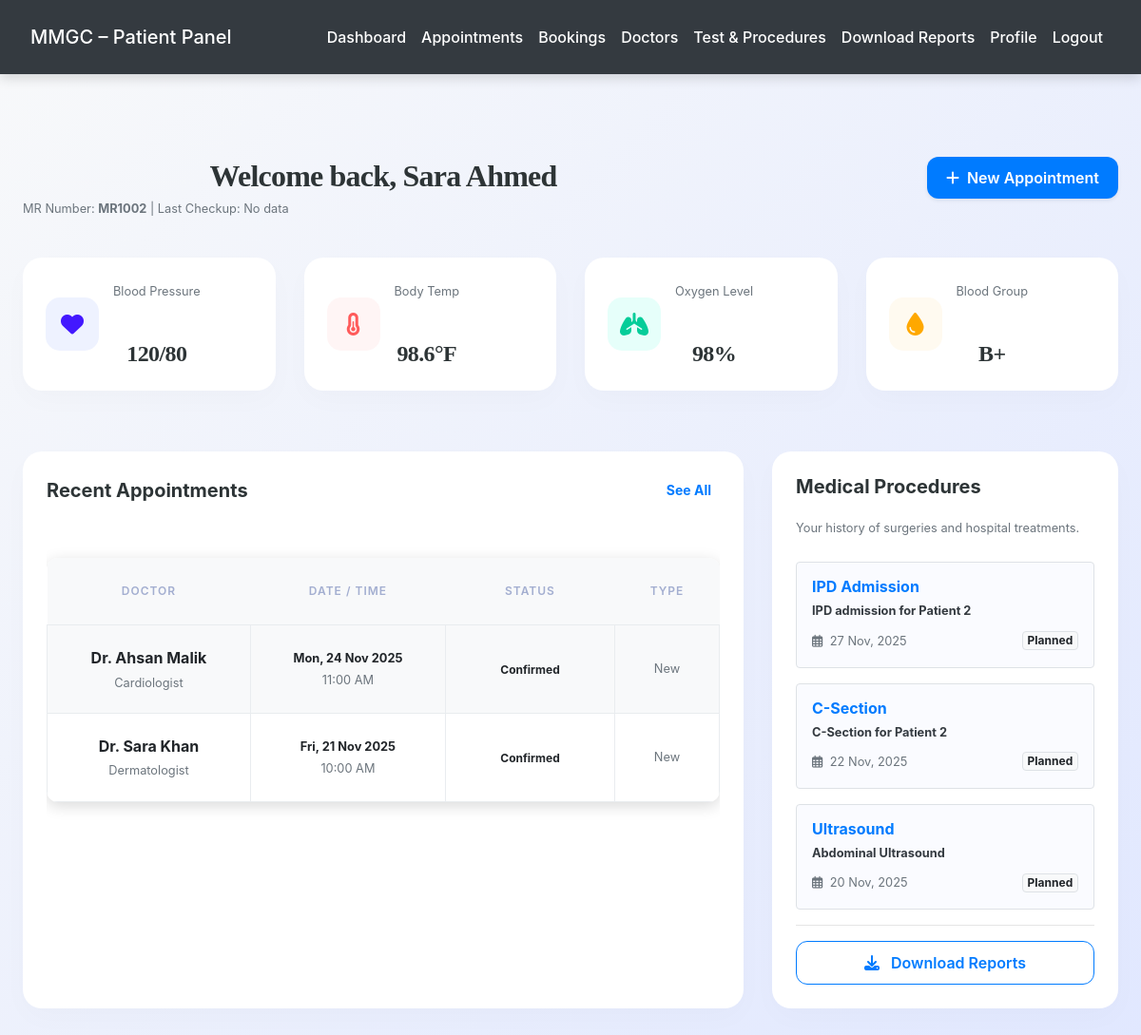
/patient/patient_dashboard.php (signed in), run on the app's committed database.
### tables this page shows
CREATE TABLE `patients` (
  `id` int(11) NOT NULL,
  `mr_number` varchar(20) NOT NULL,
  `name` varchar(100) NOT NULL,
  `email` varchar(100) DEFAULT NULL,
  `phone` varchar(15) NOT NULL,
  `password` varchar(255) DEFAULT NULL,
  `date_of_birth` date DEFAULT NULL,
  `gender` enum('male','female','other') DEFAULT NULL,
  `blood_group` varchar(5) DEFAULT NULL,
  `address` text DEFAULT NULL,
  `guardian_name` varchar(100) DEFAULT NULL,
  `guardian_phone` varchar(15) DEFAULT NULL,
  `registration_date` date DEFAULT curdate(),
  `status` enum('active','inactive') DEFAULT 'active',
  `created_at` timestamp NOT NULL DEFAULT current_timestamp()
);

CREATE TABLE `appointments` (
  `id` int(11) NOT NULL,
  `patient_id` int(11) NOT NULL,
  `doctor_id` int(11) NOT NULL,
  `appointment_date` date NOT NULL,
  `start_time` time NOT NULL,
  `end_time` time NOT NULL,
  `status` enum('scheduled','confirmed','completed','cancelled','no-show') DEFAULT 'scheduled',
  `appointment_type` enum('new','follow-up') DEFAULT 'new',
  `notes` text DEFAULT NULL,
  `created_at` timestamp NOT NULL DEFAULT current_timestamp()
);

CREATE TABLE `doctors` (
  `id` int(11) NOT NULL,
  `full_name` varchar(150) NOT NULL,
  `email` varchar(150) DEFAULT NULL,
  `phone` varchar(50) DEFAULT NULL,
  `password` varchar(255) DEFAULT NULL,
  `specialization` varchar(150) DEFAULT NULL,
  `qualification` varchar(150) DEFAULT NULL,
  `experience_years` int(11) DEFAULT NULL,
  `consultation_fee` decimal(10,2) DEFAULT NULL,
  `profile_image` varchar(255) DEFAULT NULL,
  `bio` text DEFAULT NULL,
  `status` enum('active','inactive','on_leave') DEFAULT 'active',
  `created_at` timestamp NOT NULL DEFAULT current_timestamp()
);

CREATE TABLE `procedures` (
  `id` int(11) NOT NULL,
  `patient_id` int(11) NOT NULL,
  `procedure_type` enum('Normal Delivery','C-Section','Ultrasound','Gynaecology Treatment','Surgery','OPD Consultation','IPD Admission','Other') NOT NULL,
  `procedure_name` varchar(200) NOT NULL,
  `doctor_id` int(11) NOT NULL,
  `nurse_id` int(11) DEFAULT NULL,
  `procedure_date` date NOT NULL,
  `procedure_time` time DEFAULT NULL,
  `status` enum('planned','in-progress','completed','cancelled') DEFAULT 'planned',
  `treatment_notes` text DEFAULT NULL,
  `prescription` text DEFAULT NULL,
  `outcome` text DEFAULT NULL,
  `created_at` timestamp NOT NULL DEFAULT current_timestamp()
);

### patient/patient_dashboard.php (the view, shortened to what this page needs)
<?php
require_once('../config.php');
$patient_id = $_SESSION['patient_id'];
$stmt = $conn->prepare("
    SELECT p.*, v.blood_pressure, v.temperature, v.oxygen_saturation, v.pulse_rate, v.recorded_at
    FROM patients p
    LEFT JOIN patient_vitals v ON p.id = v.patient_id
    WHERE p.id = ?
    ORDER BY v.recorded_at DESC LIMIT 1
");
$stmt->bind_param("i", $patient_id);
$stmt->execute();
$patient = $stmt->get_result()->fetch_assoc();
$appointments = $conn->query("
    SELECT a.*, d.full_name as doctor_name, d.specialization
    FROM appointments a
    JOIN doctors d ON a.doctor_id = d.id
    WHERE a.patient_id = $patient_id
    ORDER BY a.appointment_date DESC LIMIT 5
");
$procedures = $conn->query("
    SELECT * FROM procedures
    WHERE patient_id = $patient_id
    ORDER BY procedure_date DESC LIMIT 3
");
?>
<!DOCTYPE html>
<html lang="en">
<head>
    <link rel="stylesheet" href="https://stackpath.bootstrapcdn.com/bootstrap/4.5.2/css/bootstrap.min.css">
    <link rel="stylesheet" href="https://cdnjs.cloudflare.com/ajax/libs/font-awesome/6.5.0/css/all.min.css">
    <link rel="stylesheet" href="../css/style.css">
</head>
<body>
<?php include('navbar.php'); ?>
<div class="container py-5">
    <div class="row align-items-center mb-4">
        <div class="col-md-8">
            <h2 class="font-weight-bold mb-1">Welcome back, <?= htmlspecialchars($patient['name']) ?></h2>
            <p class="text-muted small">MR Number: <span class="font-weight-bold"><?= $patient['mr_number'] ?></span> | Last Checkup: <?= $patient['recorded_at'] ? date('d M, Y', strtotime($patient['recorded_at'])) : 'No data' ?></p>
        </div>
        <div class="col-md-4 text-md-right">
            <a href="my_bookings.php" class="btn btn-primary btn-action shadow-sm">
                <i class="fas fa-plus mr-2"></i> New Appointment
            </a>
        </div>
    </div>
    <div class="row mb-5">
        <div class="col-md-3 mb-3">
            <div class="vital-card">
                <div class="icon-box bg-bp"><i class="fas fa-heart"></i></div>
                <div>
                    <p class="text-muted mb-0 small">Blood Pressure</p>
                    <h4 class="font-weight-bold mb-0"><?= $patient['blood_pressure'] ?? '120/80' ?></h4>
                </div>
            </div>
        </div>
        <div class="col-md-3 mb-3">
            <div class="vital-card">
                <div class="icon-box bg-temp"><i class="fas fa-thermometer-half"></i></div>
                <div>
                    <p class="text-muted mb-0 small">Body Temp</p>
                    <h4 class="font-weight-bold mb-0"><?= $patient['temperature'] ?? '98.6' ?>°F</h4>
                </div>
            </div>
        </div>
        <div class="col-md-3 mb-3">
            <div class="vital-card">
                <div class="icon-box bg-oxy"><i class="fas fa-lungs"></i></div>
                <div>
                    <p class="text-muted mb-0 small">Oxygen Level</p>
                    <h4 class="font-weight-bold mb-0"><?= $patient['oxygen_saturation'] ?? '98' ?>%</h4>
                </div>
            </div>
        </div>
        <div class="col-md-3 mb-3">
            <div class="vital-card">
                <div class="icon-box bg-pulse"><i class="fas fa-tint"></i></div>
                <div>
                    <p class="text-muted mb-0 small">Blood Group</p>
                    <h4 class="font-weight-bold mb-0"><?= $patient['blood_group'] ?></h4>
                </div>
            </div>
        </div>
    </div>
    <div class="row">
        <div class="col-lg-8 mb-4">
            <div class="glass-card">
                <div class="d-flex justify-content-between align-items-center mb-4">
                    <h5 class="section-title mb-0">Recent Appointments</h5>
                    <a href="appointments_history.php" class="btn btn-link btn-sm text-primary font-weight-bold">See All</a>
                </div>
                <div class="table-responsive">
                    <table class="table">
                        <thead>
                            <tr>
                                <th>Doctor</th>
                                <th>Date / Time</th>
                                <th>Status</th>
                                <th>Type</th>
                            </tr>
                        </thead>
                        <tbody>
                            <?php if($appointments->num_rows > 0): ?>
                                <?php while($app = $appointments->fetch_assoc()): ?>
                                <tr>
                                    <td>
                                        <div class="font-weight-bold"><?= $app['doctor_name'] ?></div>
                                        <div class="text-muted small"><?= $app['specialization'] ?></div>
                                    </td>
                                    <td>
                                        <div class="small font-weight-bold"><?= date('D, d M Y', strtotime($app['appointment_date'])) ?></div>
                                        <div class="text-muted small"><?= date('h:i A', strtotime($app['start_time'])) ?></div>
                                    </td>
                                    <td>
                                        <span class="status-pill status-<?= $app['status'] ?>">
                                            <?= ucfirst($app['status']) ?>
                                        </span>
                                    </td>
                                    <td class="text-muted small"><?= ucfirst($app['appointment_type']) ?></td>
                                </tr>
                                <?php endwhile; ?>
                            <?php else: ?>
                                <tr><td colspan="4" class="text-center py-4">No appointments found.</td></tr>
                            <?php endif; ?>
                        </tbody>
                    </table>
                </div>
            </div>
        </div>
        <div class="col-lg-4 mb-4">
            <div class="glass-card">
                <h5 class="section-title">Medical Procedures</h5>
                <p class="text-muted small mb-4">Your history of surgeries and hospital treatments.</p>
                <?php if($procedures->num_rows > 0): ?>
                    <?php while($proc = $procedures->fetch_assoc()): ?>
                    <div class="p-3 mb-3 border rounded" style="background: #fafbff;">
                        <h6 class="font-weight-bold mb-1 text-primary"><?= $proc['procedure_type'] ?></h6>
                        <div class="small text-dark mb-1 font-weight-bold"><?= $proc['procedure_name'] ?></div>
                        <div class="d-flex justify-content-between align-items-center mt-2">
                            <span class="text-muted small"><i class="far fa-calendar-alt mr-1"></i> <?= date('d M, Y', strtotime($proc['procedure_date'])) ?></span>
                            <span class="badge badge-light border"><?= ucfirst($proc['status']) ?></span>
                        </div>
                    </div>
                    <?php endwhile; ?>
                <?php endif; ?>
                <hr>
                <a href="downloads.php" class="btn btn-outline-primary btn-block btn-action mt-3">
                    <i class="fas fa-download mr-2"></i> Download Reports
                </a>
            </div>
        </div>
    </div>
</div>
</body>
</html>

### css/style.css (style rules this page uses)
:root { --primary: #007bff; --secondary: #6c757d; --success: #28a745; --info: #17a2b8; --warning: #ffc107; --danger: #dc3545; --light: #f8f9fa; --dark: #2d3436; --accent: #ff6f61; --highlight: #6f42c1; --shadow: rgba(0, 0, 0, 0.15); --transition: all 0.3s ease-in-out; }
body { font-family: 'Inter', 'Segoe UI', Tahoma, Geneva, Verdana, sans-serif; background: linear-gradient(135deg, var(--light) 0%, #e0e7ff 100%); color: var(--dark); line-height: 1.8; margin: 0; padding: 0; min-height: 100vh; font-size: 16px; }
h1, h2, h3, h4 { text-align: center; margin: 2.5rem 0; font-family: 'Georgia', 'Times New Roman', serif; color: var(--dark); font-weight: 700; letter-spacing: -0.025em; }
h2 { font-size: 2rem; }
h4 { font-size: 1.5rem; }
.container { max-width: 1200px; margin: 0 auto 3rem; padding: 0 1.5rem; }
.table { width: 100%; border-collapse: collapse; margin: 2rem 0; font-size: 1rem; background-color: #ffffff; border-radius: 12px; overflow: hidden; box-shadow: 0 4px 16px var(--shadow); transition: var(--transition); }
.table th, .table td { padding: 1.25rem; border: 1px solid #e9ecef; text-align: center; vertical-align: middle; }
.table thead th { background-color: rgb(0, 0, 0); color: white; font-weight: 600; text-transform: uppercase; letter-spacing: 0.05em; padding: 1.5rem; }
.table tbody tr { transition: var(--transition); }
.table tbody tr:nth-child(odd) { background-color: var(--light); }
.btn-primary { background-color: var(--primary); color: #fff; border: none; border-radius: 8px; padding: 0.75rem 1.5rem; font-size: 1rem; font-weight: 500; cursor: pointer; transition: var(--transition); display: inline-flex; align-items: center; justify-content: center; }
a { color: var(--primary); text-decoration: none; font-weight: 500; transition: var(--transition); }

### patient/patient_dashboard.php (style rules this page uses)
.vital-card { background: white; border-radius: 20px; padding: 24px; border: none; box-shadow: 0 10px 30px rgba(0,0,0,0.02); display: flex; align-items: center; transition: transform 0.3s ease; }
.icon-box { width: 56px; height: 56px; border-radius: 15px; display: flex; align-items: center; justify-content: center; font-size: 24px; margin-right: 15px; }
.bg-bp { background: #eef2ff; color: #4318ff; }
.bg-temp { background: #fff5f5; color: #ff5b5b; }
.bg-oxy { background: #e6fffa; color: #05cd99; }
.bg-pulse { background: #fffaf0; color: #ffa800; }
.glass-card { background: white; border-radius: 20px; border: none; padding: 25px; height: 100%; box-shadow: 0 10px 30px rgba(0,0,0,0.02); }
.table thead th { background: #f8f9fa; border: none; color: #a3aed0; text-transform: uppercase; font-size: 12px; letter-spacing: 1px; }
.status-pill { padding: 6px 16px; border-radius: 12px; font-size: 12px; font-weight: 700; }
.section-title { font-weight: 700; font-size: 20px; margin-bottom: 20px; }
.btn-action { border-radius: 12px; padding: 10px 20px; font-weight: 600; transition: 0.3s; }

### data on the page
patients: name "Sara Ahmed", mr_number "MR1002", blood_group "B+"
appointments: doctor.full_name "Dr. Ahsan Malik", doctor.specialization "Cardiologist", appointment_date "Mon, 24 Nov 2025", start_time "11:00 AM", status "Confirmed", appointment_type "New"
appointments: doctor.full_name "Dr. Sara Khan", doctor.specialization "Dermatologist", appointment_date "Fri, 21 Nov 2025", start_time "10:00 AM", status "Confirmed", appointment_type "New"
procedures: procedure_type "IPD Admission", procedure_name "IPD admission for Patient 2", procedure_date "27 Nov, 2025", status "Planned"
procedures: procedure_type "C-Section", procedure_name "C-Section for Patient 2", procedure_date "22 Nov, 2025", status "Planned"
procedures: procedure_type "Ultrasound", procedure_name "Abdominal Ultrasound", procedure_date "20 Nov, 2025", status "Planned"

### other printed values
$patient['blood_pressure'] "120/80"
$patient['temperature'] "98.6"
$patient['oxygen_saturation'] "98"
